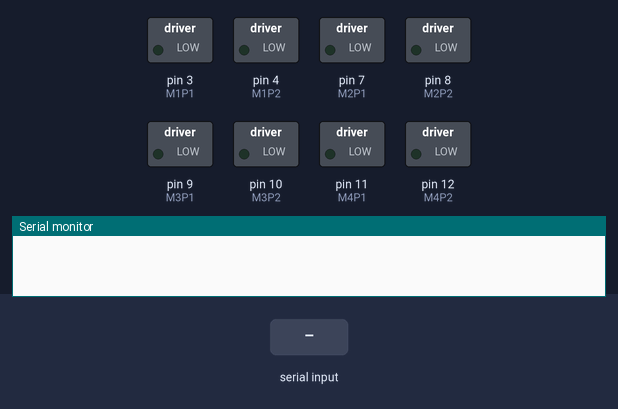
Bench run of a sketch on a simulated Arduino Uno, built with avr-gcc and run on an emulated ATmega328P. Shown: switched loads named in the sketch (green lamp = pin HIGH), the last lines printed to the serial monitor. Inputs (shaded band) come from the test bench.

Above: at 1.2 s.
1.3 s: "Z" received over Serial
At 2.1 s:
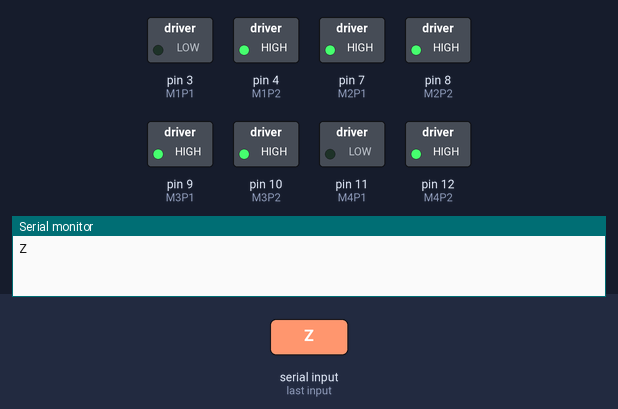
2.8 s: "S" received over Serial
At 3.3 s:
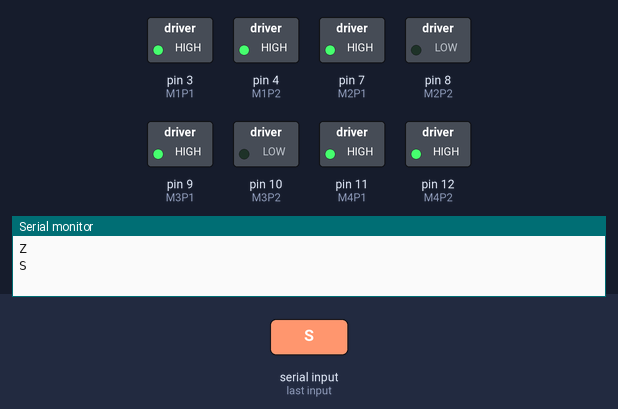
4.3 s: "Q" received over Serial
At 5.5 s:
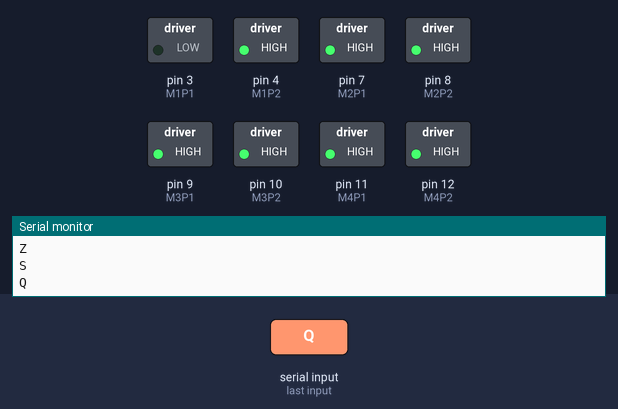
5.8 s: "D" received over Serial
At 6.7 s:
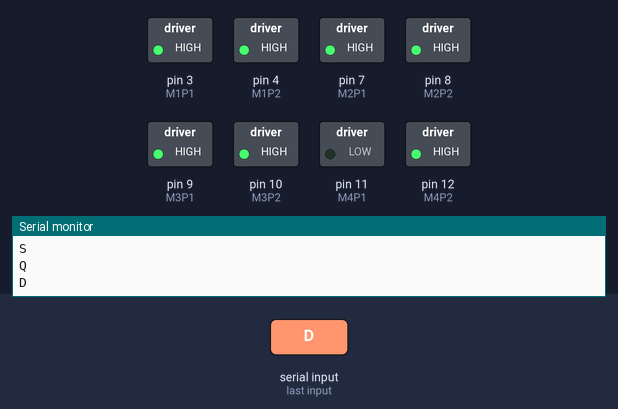
7.3 s: "K" received over Serial
At 7.9 s:
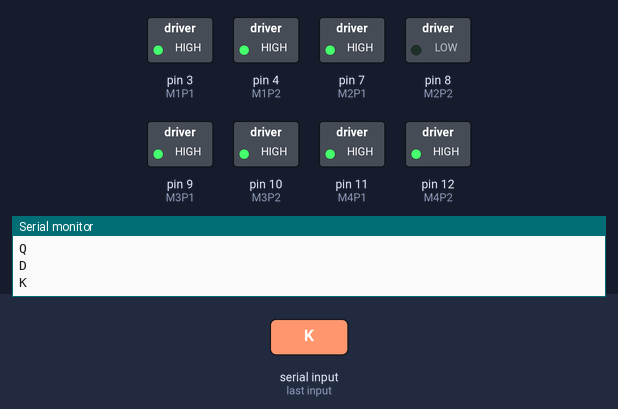
8.8 s: "M" received over Serial
At 10.2 s:
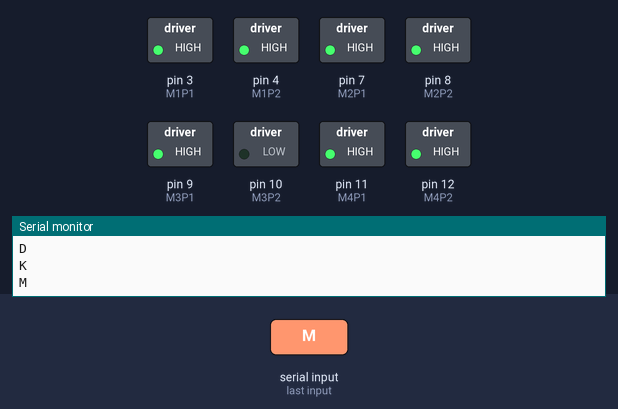
Timing chart, 0 to 11.3 s (numbered marks = the images above; inputs shaded):
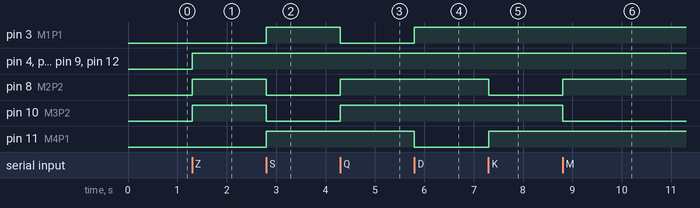

Measured:
- after the input at 1.3 s, pin 4 (M1P2), pin 7 (M2P1), pin 8 (M2P2), pin 9 (M3P1), pin 10 (M3P2), pin 12 (M4P2): LOW → HIGH at once
- after the input at 2.8 s, pin 3 (M1P1), pin 11 (M4P1): LOW → HIGH at once; pin 8 (M2P2), pin 10 (M3P2): HIGH → LOW at once
- after the input at 4.3 s, pin 3 (M1P1): HIGH → LOW at once; pin 8 (M2P2), pin 10 (M3P2): LOW → HIGH at once
- after the input at 5.8 s, pin 3 (M1P1): LOW → HIGH at once; pin 11 (M4P1): HIGH → LOW at once
- after the input at 7.3 s, pin 8 (M2P2): HIGH → LOW at once; pin 11 (M4P1): LOW → HIGH at once
- after the input at 8.8 s, pin 8 (M2P2): LOW → HIGH at once; pin 10 (M3P2): HIGH → LOW at once

The sketch:

motors.ino
```cpp
                     //                                  ______________________
#define M1P1 3       // moteur 1 pin 1                   |       front        |                    ^
#define M1P2 4       // moteur 1 pin 2              M1 (   )                (   ) M4               |    sens 1
#define M2P1 7       // moteur 2 pin 1                   |                    |
#define M2P2 8       // moteur 2 pin 2                   |                    |
#define M3P1 9       // moteur 3 pin 1                   |                    |                    |    sens 2
#define M3P2 10      // moteur 3 pin 2              M2 (   )                (   ) M3               v
#define M4P1 11      // moteur 4 pin 1                   |_______back_________|
#define M4P2 12      // moteur 4 pin 2


// rq: carte relais active a letat bas


char val = 0;


void setup(){

pinMode(M1P1, OUTPUT);
pinMode(M1P2, OUTPUT);
pinMode(M2P1, OUTPUT);
pinMode(M2P2, OUTPUT);
pinMode(M3P1, OUTPUT);
pinMode(M3P2, OUTPUT);
pinMode(M4P1, OUTPUT);
pinMode(M4P2, OUTPUT);
Serial.begin(9600);

}


void loop(){


 		 while (Serial.available() > 0)
  {
  val = Serial.read();
  Serial.println(val);
  }

  if( val == 'Z')     // Forward
    {
      digitalWrite(M1P1, LOW);        // M1 tourne dans le sens 1
      digitalWrite(M1P2, HIGH);
      digitalWrite(M2P1, HIGH);       // M2 ne tourne pas
      digitalWrite(M2P2, HIGH);
      digitalWrite(M3P1, HIGH);       // M3 ne tourne pas
      digitalWrite(M3P2, HIGH);
      digitalWrite(M4P1, LOW);        // M4 tourne dans le sens 1
      digitalWrite(M4P2, HIGH);
    }

  else if(val == 'S') // Backward
    {
      digitalWrite(M1P1, HIGH);        // M1 ne tourne pas
      digitalWrite(M1P2, HIGH);
      digitalWrite(M2P1, HIGH);        // M2 tourne dans le sens 2
      digitalWrite(M2P2, LOW);
      digitalWrite(M3P1, HIGH);        // M3 tourne dans le sens 2
      digitalWrite(M3P2, LOW);
      digitalWrite(M4P1, HIGH);        // M4 ne tourne pas
      digitalWrite(M4P2, HIGH);
    }

    else if(val == 'Q')  //Left
    {
      digitalWrite(M1P1, LOW);         // M1 tourne dans le sens 1
      digitalWrite(M1P2, HIGH);
      digitalWrite(M2P1, HIGH);        // M2 ne tourne pas
      digitalWrite(M2P2, HIGH);
      digitalWrite(M3P1, HIGH);        // M3 ne tourne pas
      digitalWrite(M3P2, HIGH);
      digitalWrite(M4P1, HIGH);        // M4 ne tourne pas
      digitalWrite(M4P2, HIGH);
    }
    else if(val == 'D') //Right
    {
      digitalWrite(M1P1, HIGH);        // M1 ne tourne pas
      digitalWrite(M1P2, HIGH);
      digitalWrite(M2P1, HIGH);        // M2 ne tourne pas
      digitalWrite(M2P2, HIGH);
      digitalWrite(M3P1, HIGH);        // M3 ne tourne pas
      digitalWrite(M3P2, HIGH);
      digitalWrite(M4P1, LOW);        // M4 tourne dans le sens 1
      digitalWrite(M4P2, HIGH);
    }


    //optional: reculer et tourner en meme temps

      else if(val == 'K') //Left
    {
      digitalWrite(M1P1, HIGH);        // M1 ne tourne pas
      digitalWrite(M1P2, HIGH);
      digitalWrite(M2P1, HIGH);        // M2 tourne dans le sens 2
      digitalWrite(M2P2, LOW);
      digitalWrite(M3P1, HIGH);        // M3 ne tourne pas
      digitalWrite(M3P2, HIGH);
      digitalWrite(M4P1, HIGH);         // M4 ne tourne pas
      digitalWrite(M4P2, HIGH);
    }
        else if(val == 'M') //Right
    {
      digitalWrite(M1P1, HIGH);        // M1 ne tourne pas
      digitalWrite(M1P2, HIGH);
      digitalWrite(M2P1, HIGH);        // M2 ne tourne pas
      digitalWrite(M2P2, HIGH);
      digitalWrite(M3P1, HIGH);        // M3 tourne dans le sens 2
      digitalWrite(M3P2, LOW);
      digitalWrite(M4P1, HIGH);        // M4 ne tourne pas
      digitalWrite(M4P2, HIGH);
    }

}
```
